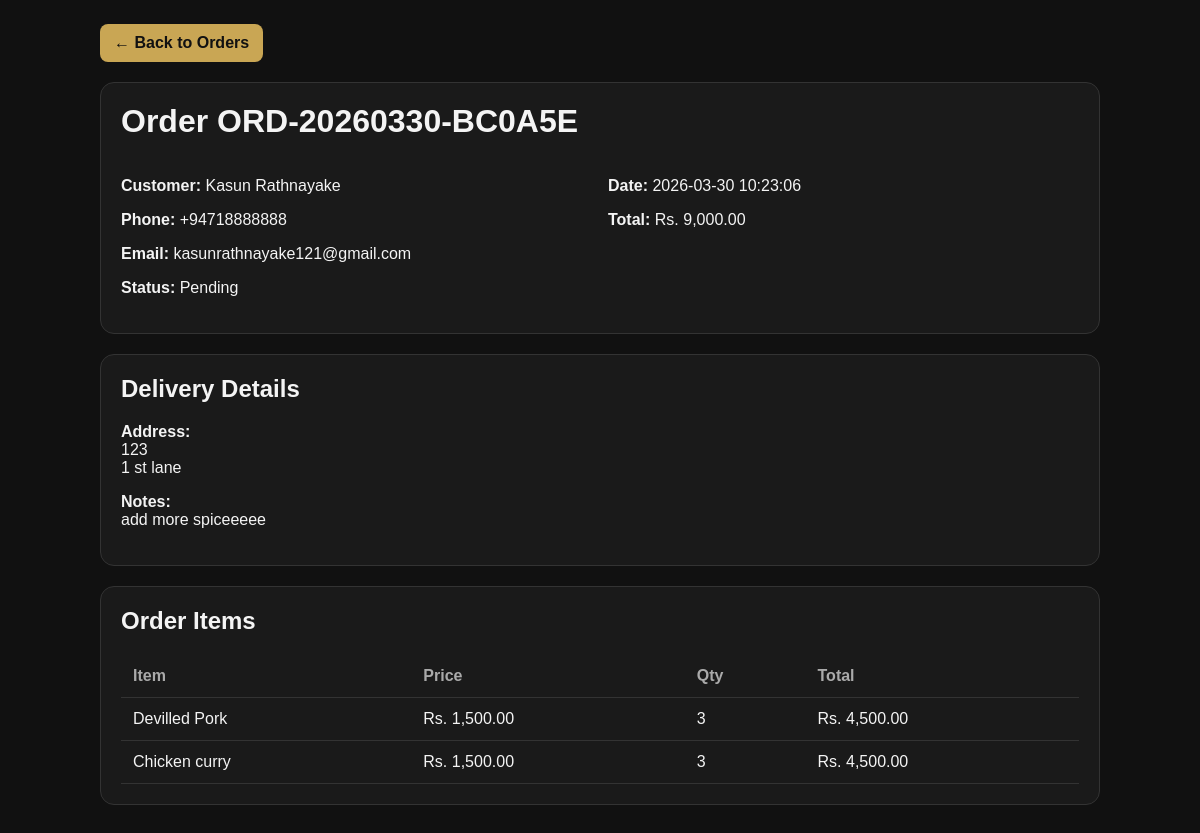
/admin/view_order.php?id=7 (signed in), run on the app's committed database.
### tables this page shows
CREATE TABLE `orders` (
  `id` int NOT NULL,
  `order_ref` varchar(50) NOT NULL,
  `cust_name` varchar(200) NOT NULL,
  `cust_phone` varchar(50) NOT NULL,
  `cust_email` varchar(200) DEFAULT NULL,
  `cust_address` text NOT NULL,
  `cust_notes` text,
  `total` decimal(10,2) NOT NULL DEFAULT '0.00',
  `status` enum('pending','confirmed','preparing','ready','delivered','cancelled') NOT NULL DEFAULT 'pending',
  `created_at` timestamp NULL DEFAULT CURRENT_TIMESTAMP
);

CREATE TABLE `order_items` (
  `id` int NOT NULL,
  `order_id` int NOT NULL,
  `food_id` int DEFAULT NULL,
  `item_name` varchar(200) NOT NULL,
  `price` decimal(10,2) NOT NULL DEFAULT '0.00',
  `qty` int NOT NULL DEFAULT '1'
);

### admin/view_order.php (the view, shortened to what this page needs)
<?php
require_once '../config/db.php';
$id = (int)($_GET['id'] ?? 0);
$stmt = $pdo->prepare("SELECT * FROM orders WHERE id = ?");
$stmt->execute([$id]);
$order = $stmt->fetch();
$itemStmt = $pdo->prepare("
    SELECT *
    FROM order_items
    WHERE order_id = ?
    ORDER BY id ASC
");
$itemStmt->execute([$id]);
$orderItems = $itemStmt->fetchAll();
?>
<!DOCTYPE html>
<html lang="en">
<head>
</head>
<body>
<div class="wrap">
    <div class="top-actions">
        <a href="index.php#orders" class="btn">← Back to Orders</a>
    </div>
    <div class="card">
        <h1>Order <?php echo htmlspecialchars($order['order_ref']); ?></h1>
        <div class="grid">
            <div>
                <p><strong>Customer:</strong> <?php echo htmlspecialchars($order['cust_name']); ?></p>
                <p><strong>Phone:</strong> <?php echo htmlspecialchars($order['cust_phone']); ?></p>
                <p><strong>Email:</strong> <?php echo htmlspecialchars($order['cust_email'] ?: '-'); ?></p>
                <p><strong>Status:</strong> <?php echo htmlspecialchars(ucfirst($order['status'])); ?></p>
            </div>
            <div>
                <p><strong>Date:</strong> <?php echo htmlspecialchars($order['created_at']); ?></p>
                <p><strong>Total:</strong> Rs. <?php echo number_format($order['total'], 2); ?></p>
            </div>
        </div>
    </div>
    <div class="card">
        <h2>Delivery Details</h2>
        <p><strong>Address:</strong><br><?php echo nl2br(htmlspecialchars($order['cust_address'])); ?></p>
        <p><strong>Notes:</strong><br><?php echo $order['cust_notes'] ? nl2br(htmlspecialchars($order['cust_notes'])) : '<span class="muted">No notes</span>'; ?></p>
    </div>
    <div class="card">
        <h2>Order Items</h2>
        <table>
            <thead>
                <tr>
                    <th>Item</th>
                    <th>Price</th>
                    <th>Qty</th>
                    <th>Total</th>
                </tr>
            </thead>
            <tbody>
                <?php if ($orderItems): ?>
                    <?php foreach ($orderItems as $item): ?>
                        <tr>
                            <td><?php echo htmlspecialchars($item['item_name']); ?></td>
                            <td>Rs. <?php echo number_format($item['price'], 2); ?></td>
                            <td><?php echo (int)$item['qty']; ?></td>
                            <td>Rs. <?php echo number_format($item['price'] * $item['qty'], 2); ?></td>
                        </tr>
                    <?php endforeach; ?>
                <?php else: ?>
                    <tr>
                        <td colspan="4">No order items found.</td>
                    </tr>
                <?php endif; ?>
            </tbody>
        </table>
    </div>
</div>
</body>
</html>

### admin/view_order.php (style rules this page uses)
:root { --gold:#c9a654; --bg:#111; --card:#1a1a1a; --text:#f4f4f4; --muted:#aaa; --border:#333; }
* { box-sizing:border-box }
body { margin:0;font-family:Arial,sans-serif;background:var(--bg);color:var(--text);padding:24px }
.wrap { max-width:1000px;margin:0 auto }
.card { background:var(--card); border:1px solid var(--border); border-radius:14px; padding:20px; margin-bottom:20px; }
h1,h2 { margin-top:0 }
.top-actions { margin-bottom:20px }
.btn { display:inline-block; padding:10px 14px; border-radius:8px; background:var(--gold); color:#111; font-weight:bold; text-decoration:none; }
.grid { display:grid; grid-template-columns:1fr 1fr; gap:16px; }
table { width:100%;border-collapse:collapse }
th,td { padding:12px;border-bottom:1px solid var(--border);text-align:left }
th { color:var(--muted) }

### data on the page
orders: order_ref "ORD-20260330-BC0A5E", cust_name "Kasun Rathnayake", cust_phone "+94718888888", cust_email "kasunrathnayake121@gmail.com", status "Pending", created_at "2026-03-30 10:23:06", total "9,000.00", cust_address "123 1 st lane", cust_notes "add more spiceeeee"
order_items: item_name "Devilled Pork", price "1,500.00", qty "3", $item['price'] * $item['qty'] "4,500.00"
order_items: item_name "Chicken curry", price "1,500.00", qty "3", $item['price'] * $item['qty'] "4,500.00"
